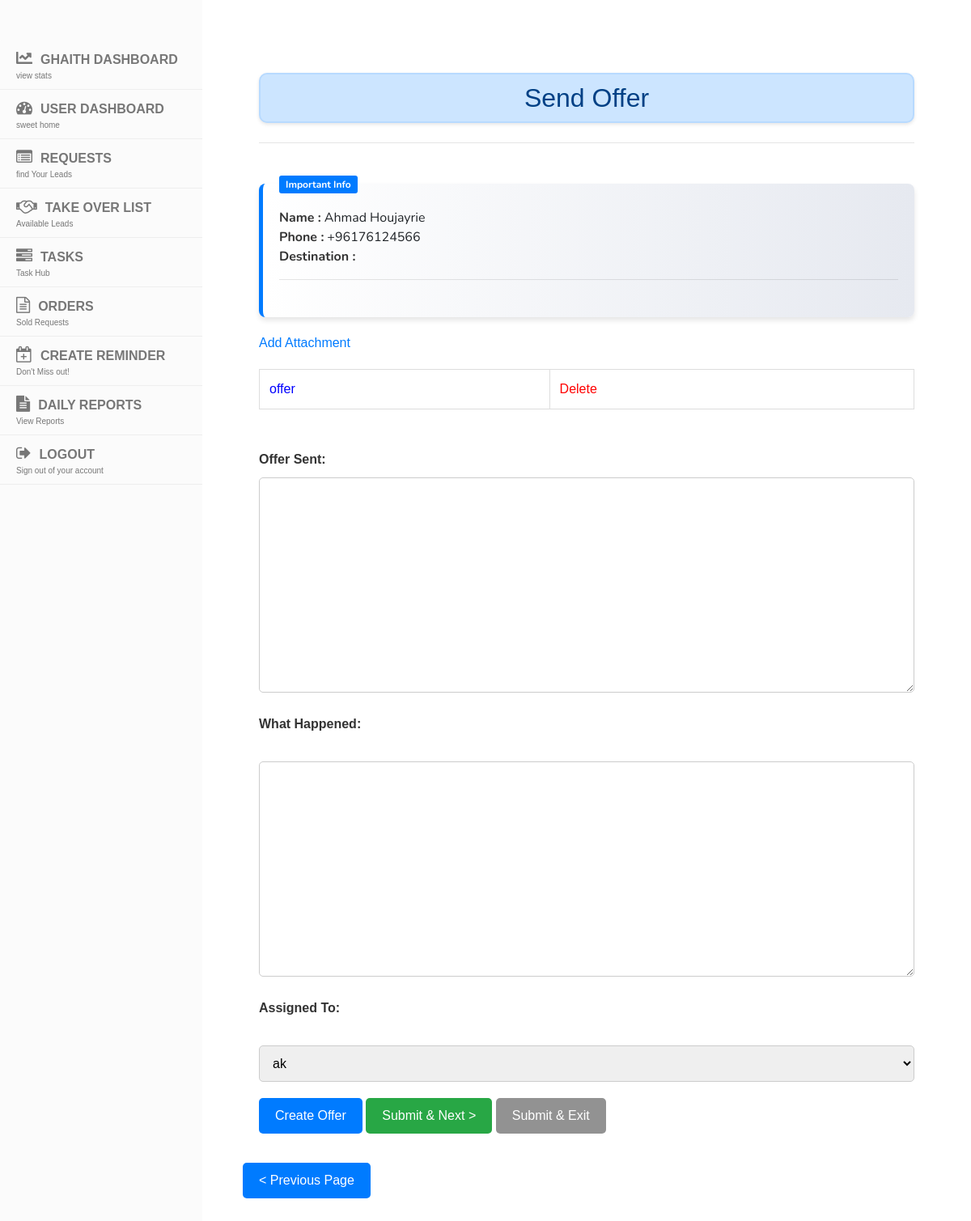
Screenshot of /sendoffer/5/ (signed in) with the database file from the repository.
### display/models.py (models this page shows, shortened)
class Lead(models.Model):
    reason_of_travel = models.TextField(blank=True, null=True)
    why_this_destination = models.TextField(blank=True, null=True)
    travel_dates_flexible = models.BooleanField(blank=True, default=False)
    budget_range_from = models.PositiveIntegerField(blank=True, null=True)
    budget_range_to = models.PositiveIntegerField(blank=True, null=True)
    name = models.CharField(max_length=100)
    email = models.EmailField(blank=True, null=True)
    country_code = models.CharField(max_length=5, default='+961')
    phone = models.CharField(max_length=15)
    CHANNEL_CHOICES = [
        ('', 'Select Channel'),
        ('Facebook', 'Facebook'),
        ('Whatsapp', 'Whatsapp'),
        ('Referral', 'Referral'),
        ('Direct', 'Direct'),
        ('Website', 'Website'),
        ('Instagram', 'Instagram'),
    ]
    channel = models.CharField(max_length=100, choices=CHANNEL_CHOICES, blank=True)
    SERVICE_CHOICES = [
        ('hotel', 'Hotel'),
        ('ticket', 'Ticket'),
        ('visa', 'Visa'),
        ('package', 'Package'),
        ('travel insurance', 'Travel Insurance'),
    ]
    STATUS_CHOICES = [
        ('onhold', 'On Hold'),
        ('processing', 'Processing'),
        ('negotiation', 'Negotiation'),
        ('finalized', 'Finalized'),
        ('followup', 'Follow-Up'),
        ('done', 'Unqualified'),
    ]
    type_of_service = models.CharField(max_length=50, choices=SERVICE_CHOICES, blank=True, default='')
    status = models.CharField(max_length=50, choices=STATUS_CHOICES, blank=True, default='onhold')
    status_changed_at = models.DateTimeField(null=True, blank=True)
    destination = models.CharField(max_length=200, blank=True, choices=get_destination_choices)
    pax = models.CharField(max_length=100, blank=True, default='')
    duration = models.CharField(max_length=200, blank=True, default='')
    travel_date_from = models.DateField(blank=True, null=True)
    travel_date_to = models.DateField(blank=True, null=True)
    selling_price = models.CharField(max_length=200, blank=True)
    net = models.CharField(max_length=200, blank=True, default='')
    profit = models.CharField(max_length=200, blank=True)
    date_notes = models.TextField(blank=True, null=True)
    special_request = models.TextField(blank=True)
    urgent = models.BooleanField(default=False)
    assignment_notes = models.TextField(blank=True)
    supplier = models.CharField(max_length=200, blank=True)
    sold = models.BooleanField(blank=True, default=False)
    lost = models.BooleanField(blank=True, default=False)
    finalization_notes = models.TextField(blank=True, null=True)
    assigned_to = models.ForeignKey(User, on_delete=models.CASCADE, related_name="current")
    assigned_at = models.DateTimeField(null=True, blank=True)
    attachments = models.ManyToManyField(Attachment, blank=True)
    follow_up = models.DateField(blank=True, null=True)
    created_at = models.DateTimeField(auto_now_add=True, editable=False)
    last_modified = models.DateTimeField(auto_now=True, editable=True)
    takeover = models.BooleanField(default=True)
    special_takeover = models.BooleanField(default=False)  # New field
    takeover_added_at = models.DateTimeField(null=True, blank=True)
    period = models.PositiveIntegerField(default=20)
    is_archived = models.BooleanField(default=False)
    offer_prepared = models.BooleanField(default=False)
    offer_details = models.TextField(blank=True, null=True)
    moved_to_negotiation = models.BooleanField(default=False)  # New field

class Attachment(models.Model):
    attachment_name = models.CharField(max_length=100, blank=True)
    file = models.FileField(upload_to='static/attachments/%Y/%m/%d/')
    uploaded_at = models.DateTimeField(auto_now_add=True)

### display/views.py (the view)
# urls.py: path('sendoffer/<int:lead_id>/', views.send_offer, name='send_offer_lead'),
@login_required(login_url="/login")
def send_offer(request, lead_id):
    main_lead = Lead.objects.get(pk=lead_id)
    if request.method == 'POST':
        form = SendOfferForm(request.POST, request.FILES, instance=main_lead)
        if form.is_valid():
            lead = form.save(commit=False)
            lead.attachments.set(main_lead.attachments.all())
            if "submit_next" in request.POST:
                lead.save()
                return redirect('deal_lead', lead_id=lead.pk)
            elif "submit_exit" in request.POST:
                lead.status = "negotiation"
                lead.save()
                return redirect('display_data')
    else:
        form = SendOfferForm(instance=main_lead)
    return render(request, "send_offer.html", {'lead': main_lead,
                                               'attachments': main_lead.attachments,
                                               'form': form})

### display/forms.py
class SendOfferForm(forms.ModelForm):
    class Meta:
        model = Lead
        fields = ['finalization_notes', 'assigned_to', 'offer_details']

### display/templates/send_offer.html (shortened to what this page needs)
<!DOCTYPE html>
<html lang="en">
    {% load static %}
<head>
    <link rel="stylesheet" href="https://stackpath.bootstrapcdn.com/bootstrap/4.5.2/css/bootstrap.min.css">
    <link rel="stylesheet" type="text/css" href="{% static 'css/sidebar.css' %}">
    <link rel="stylesheet" type="text/css" href="{% static 'css/lead.css' %}">
</head>
<body>
    <div class="container">
        {% include 'navbar.html' %}
        <h2>Send Offer</h2>
        <hr/>
        <div class="container-assist">
        <b>Name  </b>{{ lead.name }} <br/>
        <b>Phone  </b>{{ lead.phone }} <br/>
        <b>Destination  </b>{{ lead.destination }} <br/>
        <hr/>
        </div>
        <div class="attach-container">
            <a href="{% url 'add_attachment' pk=lead.id %}" class="button">Add Attachment</a>
            {% if attachments.all %}
                <table class="attachment-table">
                    <tbody>
                        {% for attachment in lead.attachments.all %}
                            <tr>
                                <td>
                                    <a href="{{ attachment.file.url }}" class="attachment-link">{{ attachment.attachment_name }}</a>
                                </td>
                                <td>
                                    <a href="{% url 'delete_attachment' lead_id=lead.id attachment_id=attachment.pk %}" class="delete-link">Delete</a>
                                </td>
                            </tr>
                        {% endfor %}
                    </tbody>
                </table>
            {% else %}
                <p>No Offers Attached</p>
            {% endif %}
        </div>
        <form method="post">
            <div class="form-group">
                <label for="id_offer_details">Offer Sent:</label>
                {{ form.offer_details }}
            </div>
            <div class="form-group">
                <label for="id_finalization_notes">What Happened:</label>
                <br/>
                {{ form.finalization_notes }}
            </div>
            <div class="form-group">
                <label for="id_assigned_to">Assigned To:</label>
                <br/>
                {{ form.assigned_to }}
            </div>
            <a href="{% url 'create_offer' lead.pk %}" class="btn btn-create-offer">Create Offer</a>
            <button type="submit" class="btn btn-primary" name="submit_next">Submit & Next ></button>
            <button type="submit" class="btn btn-secondary" name="submit_exit">Submit & Exit</button>
        </form>
    </div>
    <a href="{% url 'qualify_lead' lead.pk %}" class="btn btn-secondary mt-3">< Previous Page</a>
</body>
</html>

### static/css/lead.css (style rules this page uses)
body { font-family: 'Arial', sans-serif; padding-bottom: 100px; padding-top: 50px; padding-left: 50px; padding-right: 50px; }
@media (min-width: 769px) { body { margin-left: 250px; } }
h2 { font-family: 'Montserrat', sans-serif; text-align: center; color: #004085; background-color: #cce5ff; padding: 10px 20px; border-radius: 10px; box-shadow: 0 2px 4px rgba(0, 0, 0, 0.1); transition: all 0.3s ease; display: inline-block; margin-top: 20px; border: 2px solid #b8daff; width: 100%; }
.container { max-width: 1200px; margin: 0 auto; padding: 20px; }
.container-assist { background: linear-gradient(to right, #ffffff, #e6e9f0); border-left: 5px solid #007bff; padding: 30px 20px; margin: 10px 0 20px; box-shadow: 0 4px 6px rgba(0, 0, 0, 0.1); border-radius: 8px; font-family: 'Nunito', sans-serif; position: relative; margin-top: 50px; }
.container-assist::before { content: 'Important Info'; font-size: 12px; font-weight: bold; color: #fff; background: #007bff; padding: 2px 8px; border-radius: 3px; position: absolute; top: -10px; left: 20px; text-transform: capitalize; }
.container-assist b { color: #333; font-size: 16px; }
b::first-letter { text-transform: uppercase; }
.container-assist b::after { content: ':'; margin-right: 4px; }
.btn { display: inline-block; padding: 10px 20px; background-color: #007bff; color: #fff; border: none; border-radius: 5px; font-size: 16px; cursor: pointer; transition: background-color 0.3s ease; }
.form-group { margin-bottom: 20px; }
label { display: block; margin-bottom: 10px; color: #333; font-weight: bold; }
input[type="text"], input[type="number"], textarea, select { width: 100%; padding: 12px; border: 1px solid #ccc; border-radius: 5px; font-size: 16px; transition: border-color 0.3s; box-sizing: border-box; }
.attachment-table { width: 100%; border-collapse: collapse; margin-top: 20px; margin-bottom:50px; }
.attachment-table td, .attachment-table th { border: 1px solid #ddd; padding: 12px; text-align: left; }
.attachment-link { color: blue; }
.delete-link { color: red; }
.btn-primary[name="submit_next"], .close-deal { background-color: #28a745 !important; }
.btn-secondary[name="submit_exit"] { background-color: #929292 !important; }

### dashboard/templates/navbar.html (style rules this page uses)
@media (min-width:769px) { body { padding-bottom:100px;padding-top:50px;padding-right:50px; } }

### rows the page displays
Lead: name "Ahmad Houjayrie", phone "+96176124566", assigned_to "ak"
Attachment: attachment_name "offer"
